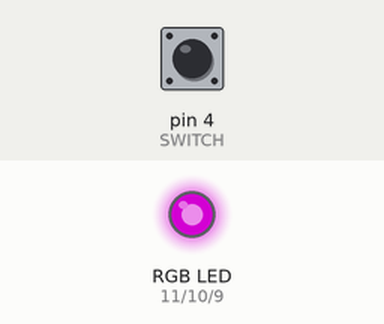
A sketch run on a simulated Arduino Uno, built with avr-gcc and run on an emulated ATmega328P. On the bench: an RGB LED mixed from three pins (HIGH = lit). Inputs (shaded band) come from the test bench; at power-on: pin 4 (SWITCH) LOW. Dim RGB values are drawn brighter than linear.

Above: at 1.2 s.
1.3 s: pin 4 (SWITCH) pulled HIGH for 0.15 s
At 1.37 s:
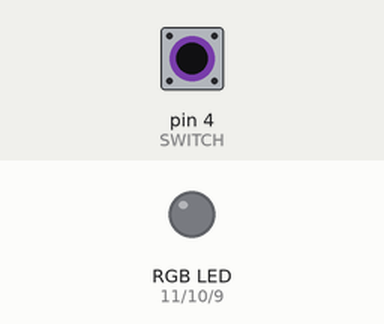
2.9 s: pin 4 (SWITCH) pulled HIGH for 3.2 s
At 7.1 s:
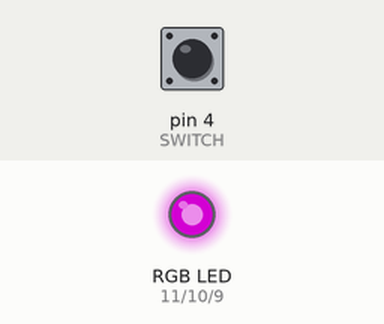
Timing chart, 0 to 8.6 s (numbered marks = the images above; inputs shaded):
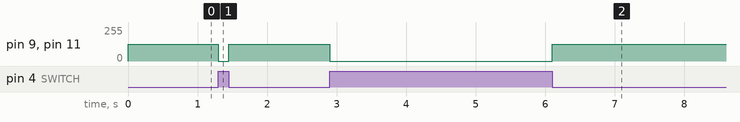

Measured:
- after the input at 1.3 s, pin 9 (LED_B), pin 11 (LED_R): 125/255 → 0/255 at once, → 125/255 0.15 s later
- after the input at 2.9 s, pin 9 (LED_B), pin 11 (LED_R): 125/255 → 0/255 at once, → 125/255 3.2 s later

The sketch:

Button_control_RGB1018.ino
```cpp
int SWITCH = 4;
int LED_R = 11;
int LED_G = 10;
int LED_B = 9;


void setup() {
  Serial.begin(9600);
  pinMode(SWITCH, INPUT);
  pinMode(LED_R, OUTPUT);
  pinMode(LED_G, OUTPUT);
  pinMode(LED_B, OUTPUT);
}

void loop() {
  bool sw_val = digitalRead(SWITCH);

  if (sw_val){
    setColor(0, 0, 0);
  }
  else{
    setColor(125, 0, 125);
  }
}

void setColor(int red, int green, int blue){
  analogWrite(LED_R, red);
  analogWrite(LED_G, green);
  analogWrite(LED_B, blue);
}
```
